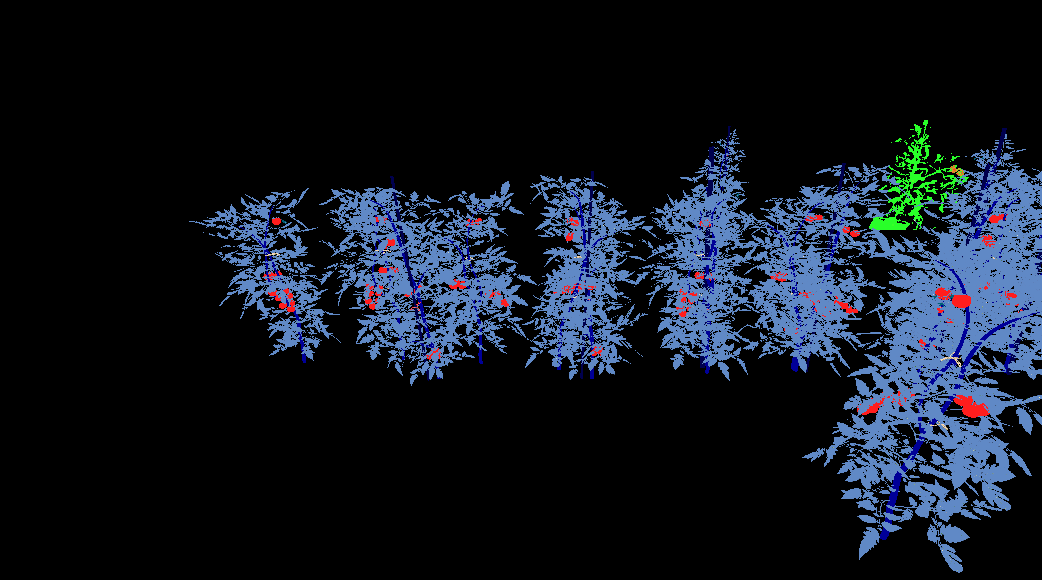
#> input picture dataset/masks/1.png, 1042 x 580 px, found by its file name; its folder holds only this picture in this run
$ python masks_to_yolo.py
#> lines starting #> are read from the running program, lines starting #| are printed output that depends on the picture; after the words box and inside, x2 and y2 are one past the last pixel; in counts of white or black regions, pixels touching at a corner belong together
# -*- coding: utf-8 -*-
"""
Created on Fri Sep  5 16:44:31 2025

Author: czheng23
Description:
    Convert segmentation masks into YOLO-style bounding box annotations.
    Detects red regions in segmentation masks and exports YOLO format .txt files.
"""

import os
import cv2
import numpy as np

# ==== Manual configuration ====
masks_dir = "C:/Users/czheng23/Downloads/Tomato-IMG/masks"      # Path to segmentation masks
images_dir = "C:/Users/czheng23/Downloads/Tomato-IMG/images"    # Path to original images (optional)
out_labels = "C:/Users/czheng23/Downloads/Tomato-IMG/labels"    # Output folder for YOLO .txt annotations
class_id = 0                                                   # YOLO class ID (e.g., 0 = tomato)
min_area = 20                                                  # Minimum area of connected components
save_preview = True                                            # Save preview images with bounding boxes
preview_dir = "C:/Users/czheng23/Downloads/Tomato-IMG/preview"  # Folder to save preview images
os.makedirs(out_labels, exist_ok=True)
if save_preview:
    os.makedirs(preview_dir, exist_ok=True)

def extract_red_mask(mask_bgr):
    """
    Extract red regions from a BGR segmentation mask using HSV color thresholding.
    Returns a binary mask where red regions are 255 and others are 0.
    """
    hsv = cv2.cvtColor(mask_bgr, cv2.COLOR_BGR2HSV)
    lower1 = np.array([0, 80, 80])
    upper1 = np.array([10, 255, 255])
    lower2 = np.array([170, 80, 80])
    upper2 = np.array([180, 255, 255])
    mask1 = cv2.inRange(hsv, lower1, upper1)
    mask2 = cv2.inRange(hsv, lower2, upper2)
    return cv2.bitwise_or(mask1, mask2)

def binary_to_bboxes(binary, min_area=50):
    """
    Convert a binary mask into bounding boxes.
    Returns a list of bounding boxes in [x_min, y_min, x_max, y_max] format.
    """
    cnts, _ = cv2.findContours(binary, cv2.RETR_EXTERNAL, cv2.CHAIN_APPROX_SIMPLE)
    bboxes = []
    for c in cnts:
        area = cv2.contourArea(c)
        if area < min_area:
            continue
        x, y, w, h = cv2.boundingRect(c)
        bboxes.append([x, y, x+w, y+h])
    return bboxes

def to_yolo_bbox(xmin, ymin, xmax, ymax, img_w, img_h):
    """
    Convert bounding box from (x_min, y_min, x_max, y_max) format
    to YOLO format: (x_center, y_center, width, height), normalized to [0,1].
    """
    w = xmax - xmin
    h = ymax - ymin
    xc = xmin + w / 2
    yc = ymin + h / 2
    return xc / img_w, yc / img_h, w / img_w, h / img_h

# ==== Main process ====
for fname in os.listdir(masks_dir):
    if not fname.lower().endswith(('.png', '.jpg', '.jpeg', '.tif', '.bmp')):
        continue

    mask_path = os.path.join(masks_dir, fname)
    mask = cv2.imread(mask_path)
#> mask is the input picture: shape (580, 1042, 3); mean B, G, R 32.7, 22.5, 16.5
    if mask is None:
        print(f"[WARN] Failed to read: {mask_path}")
        continue

    # Match the original image if available
    base = os.path.splitext(fname)[0]
    img_path = os.path.join(images_dir, fname)
    if os.path.exists(img_path):
        img = cv2.imread(img_path)
        img_h, img_w = img.shape[:2]
    else:
        img = mask.copy()
        img_h, img_w = mask.shape[:2]

    # Extract red regions as binary mask
    binary = extract_red_mask(mask)
#> in extract_red_mask, `mask1 = cv2.inRange(hsv, lower1, upper1)`:
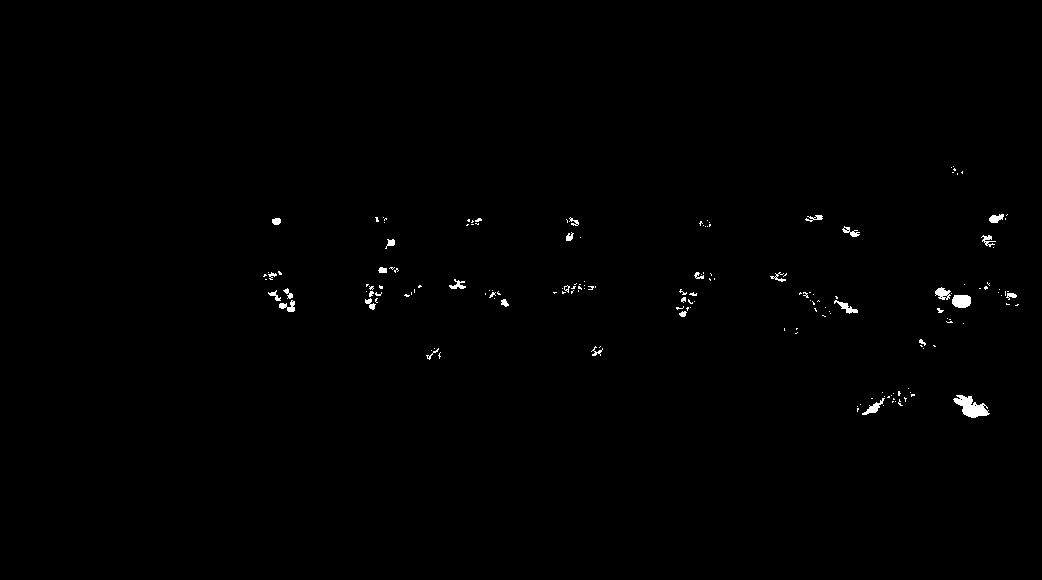
#> mask1: shape (580, 1042); 0.49% white; 167 white regions (135 under 20 px), largest, box (x1, y1, x2, y2) and area: (953, 395, 990, 418) 447, (952, 295, 971, 308) 215, (935, 287, 951, 300) 127
#> in extract_red_mask, `mask2 = cv2.inRange(hsv, lower2, upper2)`:
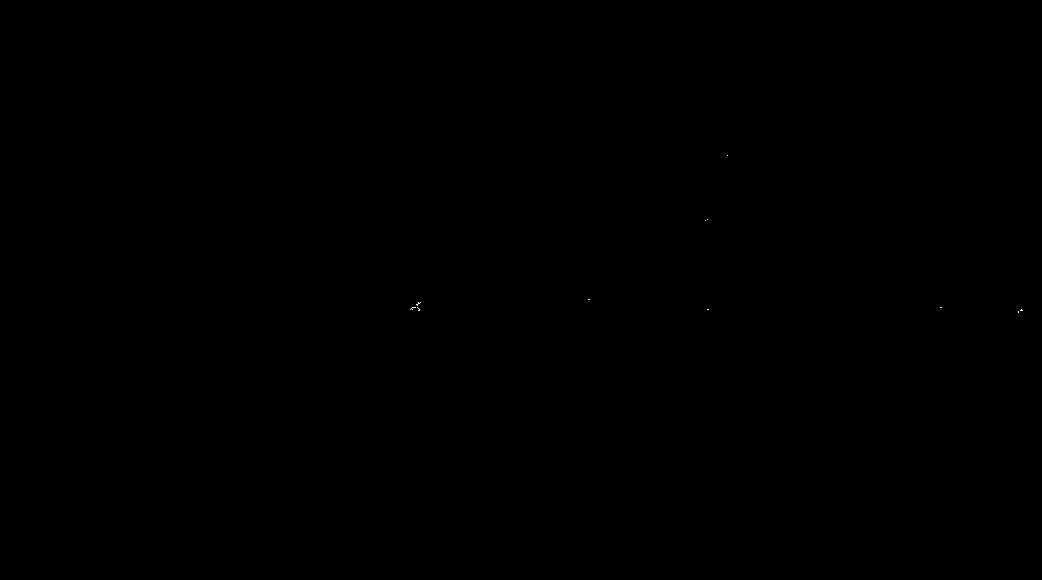
#> mask2: shape (580, 1042); 0.01% white in thin lines or dots, all inside (x1, y1, x2, y2) = (410, 155, 1023, 313)

    # Generate bounding boxes
    bboxes = binary_to_bboxes(binary, min_area=min_area)
#> in binary_to_bboxes, `cnts, _ = cv2.findContours(binary, cv2.RETR_EXTERNAL, cv2.CHAIN_APPROX..`: cnts = 176 contours, 151 with area under 20; largest, box (x1, y1, x2, y2) and area: (953, 395, 990, 418) 392, (952, 295, 971, 308) 190, (935, 287, 951, 300) 109, (862, 398, 885, 415) 93, (834, 300, 858, 314) 86
#> the loop in binary_to_bboxes, `for c in cnts:` made 176 passes
#> (area, x, y, w, h) on passes 9, 14, 43: (93, 862, 398, 23, 17), (392, 953, 395, 37, 23), (23.5, 679, 311, 8, 6)
#> after the loop in binary_to_bboxes, `for c in cnts:`: bboxes = 25 items, first 6: [862, 398, 885, 415], [953, 395, 990, 418], [679, 311, 687, 317], [834, 300, 858, 314], [279, 300, 295, 312], [501, 299, 509, 307]

    # Write YOLO annotation file
    out_txt = os.path.join(out_labels, base + ".txt")
    lines = []
    for (x1, y1, x2, y2) in bboxes:
        xc, yc, w, h = to_yolo_bbox(x1, y1, x2, y2, img_w, img_h)
        lines.append(f"{class_id} {xc:.6f} {yc:.6f} {w:.6f} {h:.6f}")
#> this loop made 25 passes
#> (x1, y1, x2, y2, w, h, xc, yc) on passes 1 to 8: (862, 398, 885, 415, 0.0221, 0.0293, 0.838, 0.701), (953, 395, 990, 418, 0.0355, 0.0397, 0.932, 0.701), (679, 311, 687, 317, 0.00768, 0.0103, 0.655, 0.541), (834, 300, 858, 314, 0.023, 0.0241, 0.812, 0.529), (279, 300, 295, 312, 0.0154, 0.0207, 0.275, 0.528), (501, 299, 509, 307, 0.00768, 0.0138, 0.485, 0.522), (365, 298, 376, 310, 0.0106, 0.0207, 0.356, 0.524), (952, 295, 971, 308, 0.0182, 0.0224, 0.923, 0.52)
#> after the loop, lines = 25 items
    with open(out_txt, "w") as f:
        f.write("\n".join(lines))
    print(f"[OK] {fname}: {len(bboxes)} boxes -> {out_txt}")
#| [OK] 1.png: 25 boxes -> C:/Users/czheng23/Downloads/Tomato-IMG/labels/1.txt

    # Save preview images with bounding boxes
    if save_preview:
        for (x1, y1, x2, y2) in bboxes:
            cv2.rectangle(img, (x1, y1), (x2, y2), (0, 255, 0), 2)
#> this loop made 25 passes
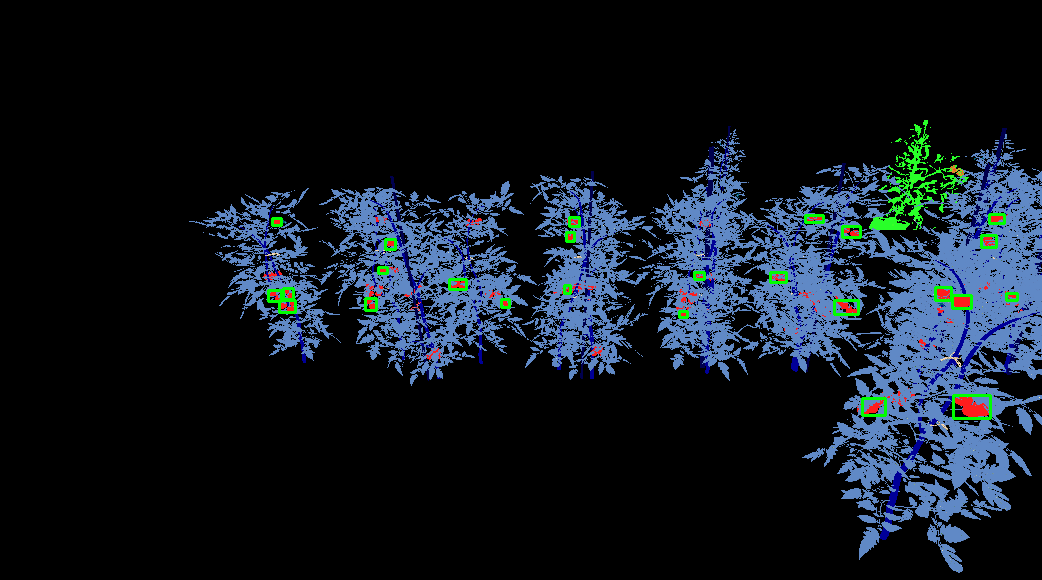
#> img: shape (580, 1042, 3); 0.59% of pixels changed, all inside (x1, y1, x2, y2) = (267, 213, 1019, 420)
        out_img = os.path.join(preview_dir, base + "_preview.jpg")
        cv2.imwrite(out_img, img)

$ run again, on dataset/masks/5.png
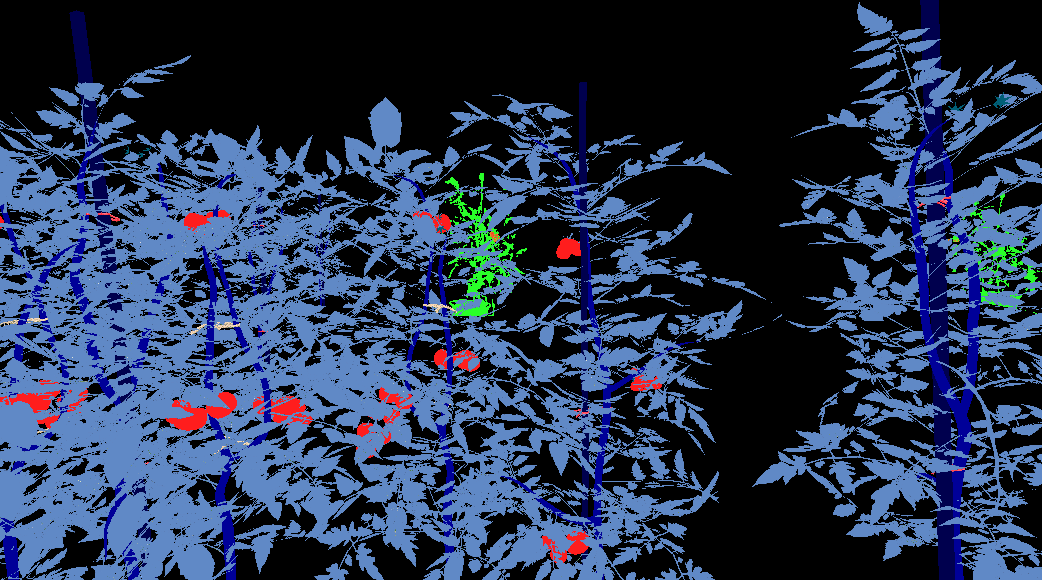
#> input picture dataset/masks/5.png, 1042 x 580 px, found by its file name
#> mask is the input picture: shape (580, 1042, 3); mean B, G, R 81, 53.2, 38.9
#> hsv: shape (580, 1042, 3); mean H, S, V 47.4, 65.9, 84.4
#> in extract_red_mask, `mask1 = cv2.inRange(hsv, lower1, upper1)`:
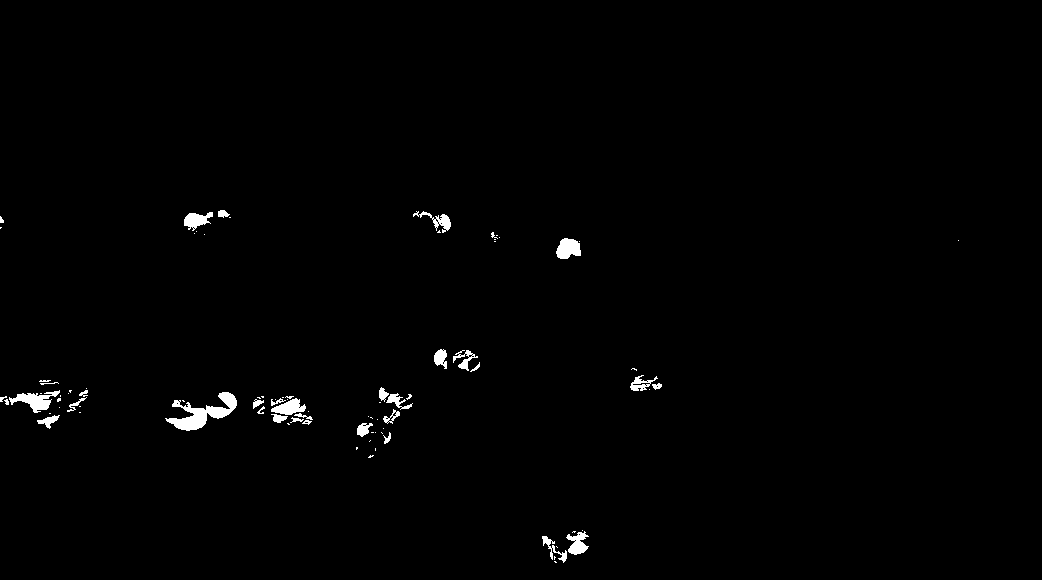
#> mask1: shape (580, 1042); 0.9% white; 86 white regions (53 under 20 px), largest, box (x1, y1, x2, y2) and area: (165, 392, 237, 431) 1085, (9, 390, 60, 413) 504, (556, 238, 581, 259) 390
#> mask2: shape (580, 1042); 0.04% white in thin lines or dots, all inside (x1, y1, x2, y2) = (86, 196, 965, 475)
#> cnts = 106 contours, 79 with area under 20; largest, box (x1, y1, x2, y2) and area: (165, 392, 237, 431) 959, (9, 390, 60, 413) 419, (556, 238, 581, 259) 354, (271, 398, 306, 415) 298, (566, 531, 589, 555) 270
#> the loop in binary_to_bboxes, `for c in cnts:` made 106 passes
#> (area, x, y, w, h) on passes 4, 5, 16, 21, 26, 28, 30, 31: (119.5, 542, 536, 25, 27), (269.5, 566, 531, 23, 24), (27.5, 383, 432, 8, 12), (114, 357, 423, 16, 14), (20.5, 290, 417, 14, 6), (107, 37, 415, 23, 14), (69, 271, 414, 17, 9), (25, 294, 413, 19, 7)
#> after the loop in binary_to_bboxes, `for c in cnts:`: bboxes = 27 items, first 6: [542, 536, 567, 563], [566, 531, 589, 555], [383, 432, 391, 444], [357, 423, 373, 437], [290, 417, 304, 423], [37, 415, 60, 429]
#> the loop `for (x1, y1, x2, y2) in bboxes:` made 27 passes
#> (x1, y1, x2, y2) on passes 1 to 8: (542, 536, 567, 563), (566, 531, 589, 555), (383, 432, 391, 444), (357, 423, 373, 437), (290, 417, 304, 423), (37, 415, 60, 429), (271, 414, 288, 423), (294, 413, 313, 420)
#> after the loop `for (x1, y1, x2, y2) in bboxes:`: lines = 27 items
#| [OK] 5.png: 27 boxes -> C:/Users/czheng23/Downloads/Tomato-IMG/labels/5.txt
#> the loop `for (x1, y1, x2, y2) in bboxes:` made 27 passes
#> after the loop `for (x1, y1, x2, y2) in bboxes:`:
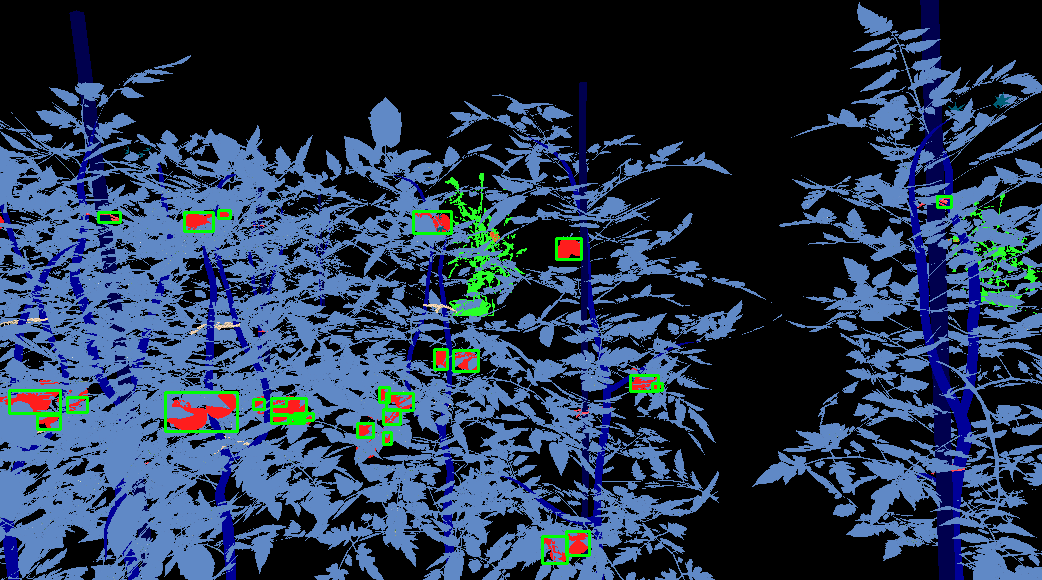
#> img: shape (580, 1042, 3); 0.96% of pixels changed, all inside (x1, y1, x2, y2) = (8, 195, 953, 565)

$ run again, on dataset/masks/6.png
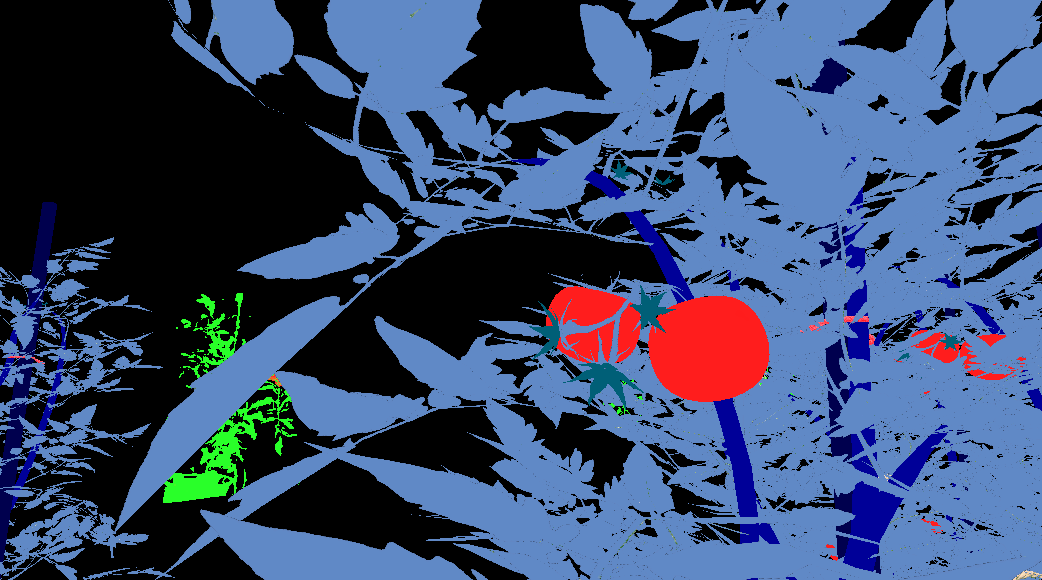
#> input picture dataset/masks/6.png, 1042 x 580 px, found by its file name
#> mask is the input picture: shape (580, 1042, 3); mean B, G, R 108.7, 74.5, 57.1
#> hsv: shape (580, 1042, 3); mean H, S, V 61.7, 86.7, 116.8
#> in extract_red_mask, `mask1 = cv2.inRange(hsv, lower1, upper1)`:
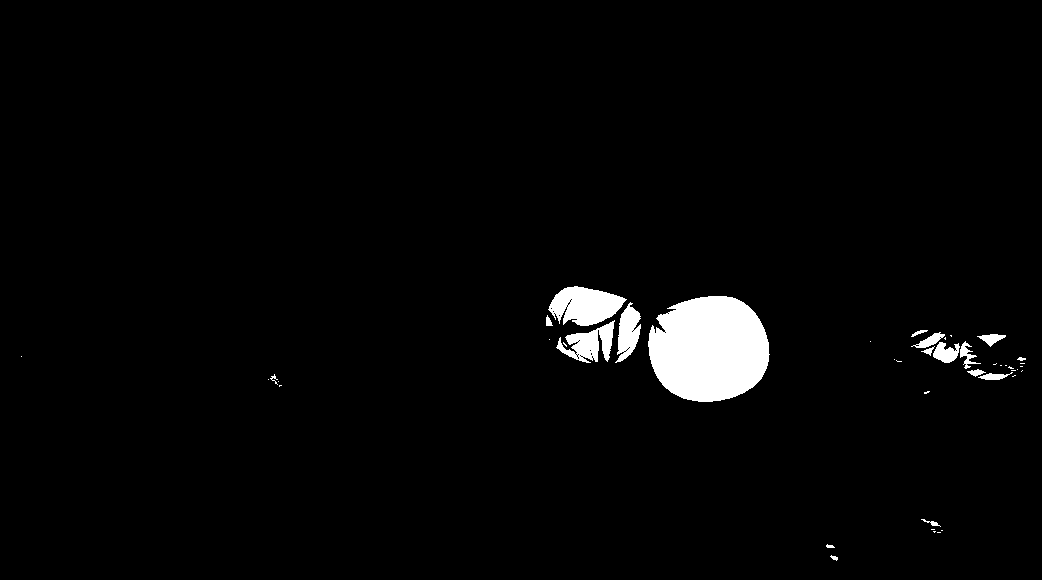
#> mask1: shape (580, 1042); 2.6% white; 44 white regions (26 under 20 px), largest, box (x1, y1, x2, y2) and area: (648, 296, 770, 402) 10203, (548, 286, 627, 326) 2083, (556, 320, 615, 363) 1244
#> mask2: shape (580, 1042); 0.05% white; 12 white regions (5 under 20 px), largest, box (x1, y1, x2, y2) and area: (844, 316, 855, 323) 58, (858, 316, 869, 322) 51, (869, 334, 875, 345) 50
#> cnts = 53 contours, 34 with area under 20; largest, box (x1, y1, x2, y2) and area: (648, 296, 770, 402) 10016, (548, 286, 627, 326) 1984, (556, 320, 615, 363) 1120, (615, 302, 641, 363) 836, (933, 342, 960, 363) 320
#> the loop in binary_to_bboxes, `for c in cnts:` made 53 passes
#> (area, x, y, w, h) on passes 7, 14, 18, 31, 32, 34, 38, 39: (27, 921, 519, 20, 8), (110, 978, 372, 35, 8), (57, 967, 369, 19, 8), (33.5, 921, 346, 14, 10), (320.5, 933, 342, 27, 21), (141, 960, 341, 21, 28), (153.5, 977, 334, 29, 13), (37.5, 869, 334, 6, 11)
#> after the loop in binary_to_bboxes, `for c in cnts:`: bboxes = 19 items, first 6: [921, 519, 941, 527], [978, 372, 1013, 380], [967, 369, 986, 377], [921, 346, 935, 356], [933, 342, 960, 363], [960, 341, 981, 369]
#> the loop `for (x1, y1, x2, y2) in bboxes:` made 19 passes
#> (x1, y1, x2, y2) on passes 1 to 8: (921, 519, 941, 527), (978, 372, 1013, 380), (967, 369, 986, 377), (921, 346, 935, 356), (933, 342, 960, 363), (960, 341, 981, 369), (977, 334, 1006, 347), (869, 334, 875, 345)
#> after the loop `for (x1, y1, x2, y2) in bboxes:`: lines = 19 items
#| [OK] 6.png: 19 boxes -> C:/Users/czheng23/Downloads/Tomato-IMG/labels/6.txt
#> the loop `for (x1, y1, x2, y2) in bboxes:` made 19 passes
#> after the loop `for (x1, y1, x2, y2) in bboxes:`:
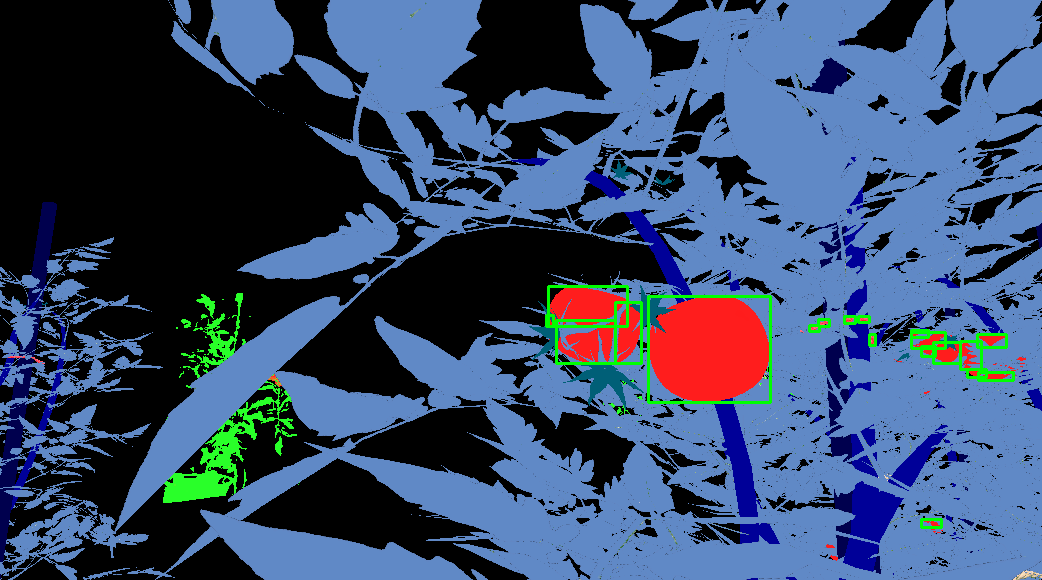
#> img: shape (580, 1042, 3); 0.88% of pixels changed, all inside (x1, y1, x2, y2) = (545, 285, 1015, 529)
